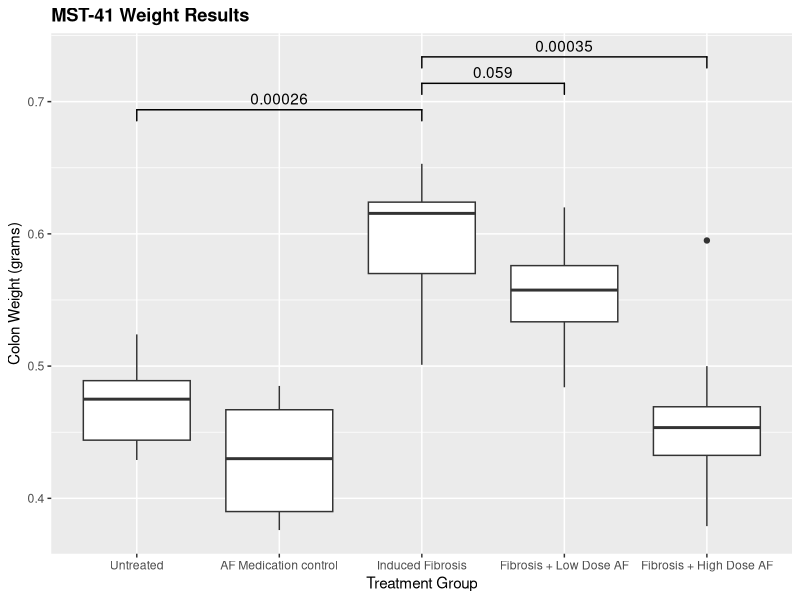

Source code (R):
library(tidyverse)
library(ggridges)
library(ggsignif)
library(readxl)
library(here)

tidygenes <- read_excel(here::here("MST-41tidy.xlsx"),
                        sheet = "mst41_geneexp_tidy")

tidyweights <- read_excel(here::here("MST-41tidy.xlsx"),
                          sheet = "colonweight_tidy")

# analyze colon weights
ggplot(tidyweights, aes(x= as.factor(category), y = cec_col_wt) ) +
  geom_boxplot() +
  geom_signif(y_position = 0.68,comparisons = list(c("1", "3")), test="t.test") +
  geom_signif(y_position = 0.70,comparisons = list(c("3", "4")), test="t.test") +
  geom_signif(y_position = 0.72,comparisons = list(c("3", "5")), test="t.test") +
  scale_x_discrete(labels = c("1" = "Untreated", 
                              "2" = "AF Medication control",
                              "3" = "Induced Fibrosis",
                              "4" = "Fibrosis + Low Dose AF",
                              "5" = "Fibrosis + High Dose AF")) +
  labs(y = "Colon Weight (grams)", x = "Treatment Group") +
  theme(legend.position = "none", plot.title = element_text(face="bold")) +
  ggtitle("MST-41 Weight Results")

# analyze CTGF expression
tidygenes %>% 
  filter(gene == "ctgf") %>% 
  ggplot(.,aes(x= as.factor(category), y = fold) ) +
  geom_boxplot() +
  geom_signif(y_position = 6.4,comparisons = list(c("1", "3")), test="t.test") +
  geom_signif(y_position = 7.6,comparisons = list(c("3", "4")), test="t.test") +
  geom_signif(y_position = 8.5,comparisons = list(c("3", "5")), test="t.test") +
  scale_x_discrete(labels = c("1" = "Untreated", 
                              "2" = "AF Medication control",
                              "3" = "Induced Fibrosis",
                              "4" = "Fibrosis + Low Dose AF",
                              "5" = "Fibrosis + High Dose AF")) +
  labs(y = "Colon Weight (grams)", x = "Treatment Group") +
  theme(legend.position = "none", plot.title = element_text(face="bold")) +
  ggtitle("MST-41 CTGF Expression") ->
ctgf

# analyze TGFb expression
tidygenes %>% 
  filter(gene == "tgfb") %>% 
  ggplot(.,aes(x= as.factor(category), y = fold) ) +
  geom_boxplot() +
  geom_signif(y_position = 3.0,comparisons = list(c("1", "3")), test="t.test") +
  geom_signif(y_position = 3.2,comparisons = list(c("3", "4")), test="t.test") +
  geom_signif(y_position = 3.5,comparisons = list(c("3", "5")), test="t.test") +
  scale_x_discrete(labels = c("1" = "Untreated", 
                              "2" = "AF Medication control",
                              "3" = "Induced Fibrosis",
                              "4" = "Fibrosis + Low Dose AF",
                              "5" = "Fibrosis + High Dose AF")) +
  labs(y = "Colon Weight (grams)", x = "Treatment Group") +
  theme(legend.position = "none", plot.title = element_text(face="bold")) +
  ggtitle("MST-41 TGFb Expression") ->
tgfb

# analyze Collagen 1 expression
tidygenes %>% 
  filter(gene == "col1a1") %>% 
  ggplot(.,aes(x= as.factor(category), y = fold) ) +
  geom_boxplot() +
  geom_signif(y_position = 3.0,comparisons = list(c("1", "3")), test="t.test") +
  geom_signif(y_position = 3.2,comparisons = list(c("3", "4")), test="t.test") +
  geom_signif(y_position = 3.5,comparisons = list(c("3", "5")), test="t.test") +
  scale_x_discrete(labels = c("1" = "Untreated", 
                              "2" = "AF Medication control",
                              "3" = "Induced Fibrosis",
                              "4" = "Fibrosis + Low Dose AF",
                              "5" = "Fibrosis + High Dose AF")) +
  labs(y = "Colon Weight (grams)", x = "Treatment Group") +
  theme(legend.position = "none", plot.title = element_text(face="bold")) +
  ggtitle("MST-41 Collagen 1 Expression") ->
col1a1

# analyze IGF-1 expression
tidygenes %>% 
  filter(gene == "igf1") %>% 
  ggplot(.,aes(x= as.factor(category), y = fold) ) +
  geom_boxplot() +
  geom_signif(y_position = 4.9,comparisons = list(c("1", "3")), test="t.test") +
  geom_signif(y_position = 5.2,comparisons = list(c("3", "4")), test="t.test") +
  geom_signif(y_position = 5.5,comparisons = list(c("3", "5")), test="t.test") +
  scale_x_discrete(labels = c("1" = "Untreated", 
                              "2" = "AF Medication control",
                              "3" = "Induced Fibrosis",
                              "4" = "Fibrosis + Low Dose AF",
                              "5" = "Fibrosis + High Dose AF")) +
  labs(y = "Colon Weight (grams)", x = "Treatment Group") +
  theme(legend.position = "none", plot.title = element_text(face="bold")) +
  ggtitle("MST-41 IGF-1 Expression") ->
igf1


# analyze Collagen 3 expression
tidygenes %>% 
  filter(gene == "col3a1") %>% 
  ggplot(.,aes(x= as.factor(category), y = fold) ) +
  geom_boxplot() +
  geom_signif(y_position = 2.5,comparisons = list(c("1", "3")), test="t.test") +
  geom_signif(y_position = 2.8,comparisons = list(c("3", "4")), test="t.test") +
  geom_signif(y_position = 3.1,comparisons = list(c("3", "5")), test="t.test") +
  scale_x_discrete(labels = c("1" = "Untreated", 
                              "2" = "AF Medication control",
                              "3" = "Induced Fibrosis",
                              "4" = "Fibrosis + Low Dose AF",
                              "5" = "Fibrosis + High Dose AF")) +
  labs(y = "Colon Weight (grams)", x = "Treatment Group") +
  theme(legend.position = "none", plot.title = element_text(face="bold")) +
  ggtitle("MST-41 Collagen 3 Expression") ->
col3a1
